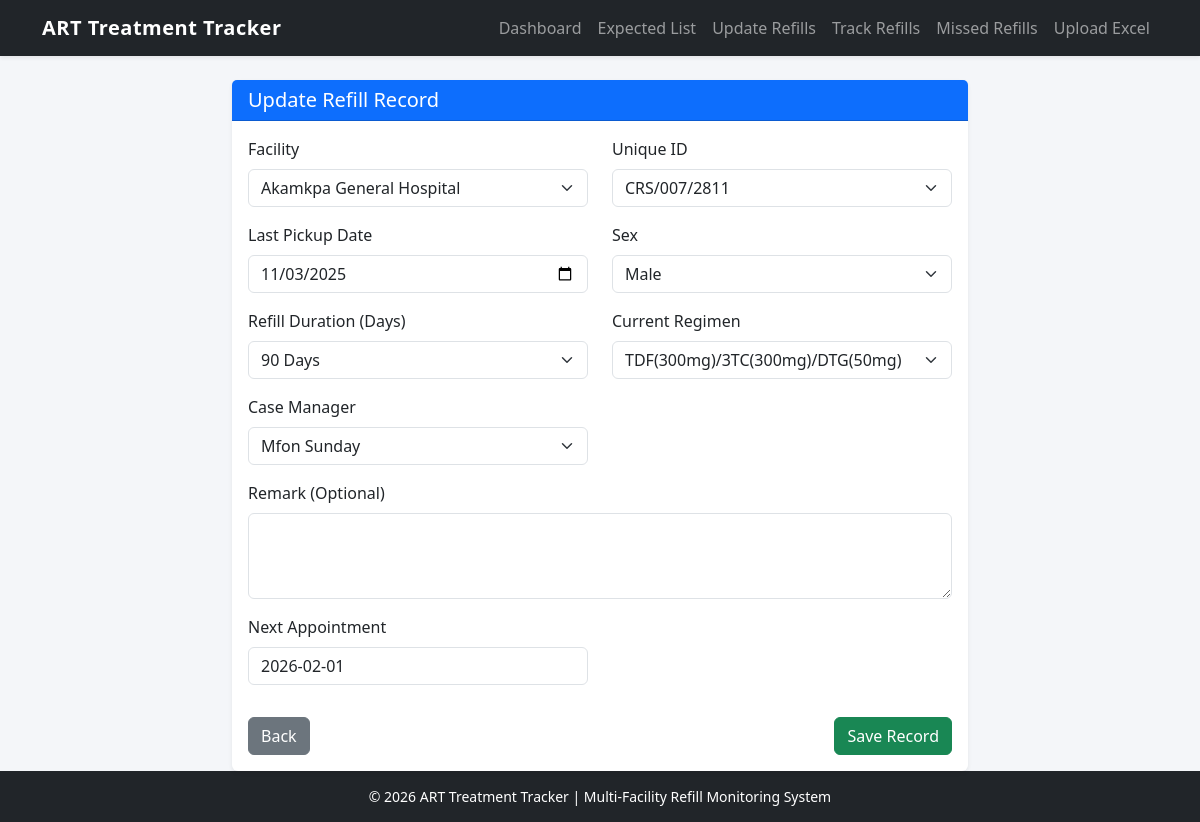
The app's page /refills/edit/2568/, older data.
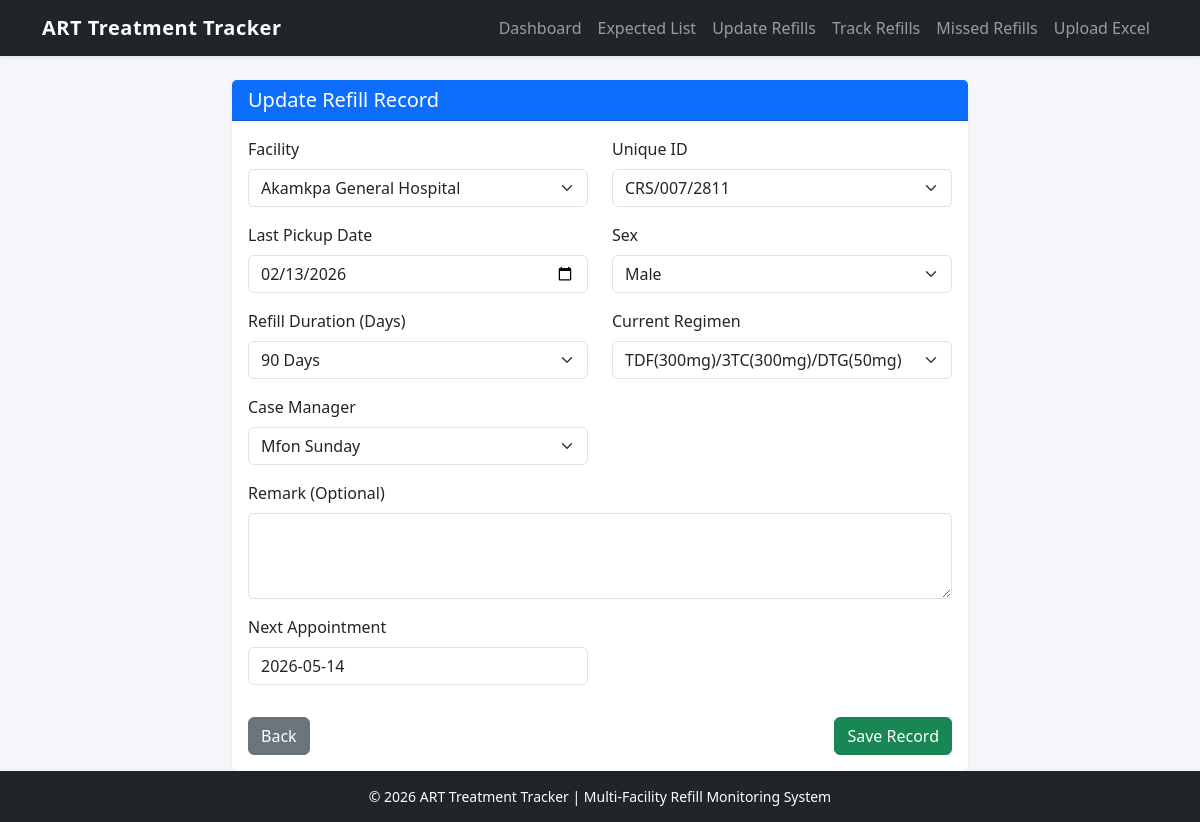
The same page, newer data.
### refills/models.py (models this page shows, shortened)
class Refill(models.Model):
    REFILL_DAY_CHOICES = (
        (30, "30 Days"),
        (60, "60 Days"),
        (90, "90 Days"),
        (180, "180 Days"),
    )
    SEX_CHOICES = (
        ('Male', 'Male'),
        ('Female', 'Female'),
    )
    STATUS_CHOICES = (
        ('Active', 'Active'),
        ('Active Restart', 'Active Restart'),
        ('Inactive', 'Inactive'),
    )
    facility = models.ForeignKey(
        'Facility',
        on_delete=models.CASCADE,
        related_name="refills"
    )
    unique_id = models.CharField(max_length=100)
    last_pickup_date = models.DateField()
    sex = models.CharField(max_length=10, choices=SEX_CHOICES)
    months_of_refill_days = models.IntegerField(choices=REFILL_DAY_CHOICES)
    current_regimen = models.CharField(max_length=255)
    case_manager = models.CharField(max_length=255)
    remark = models.TextField(blank=True, null=True)
    current_art_status = models.CharField(
        max_length=20,
        choices=STATUS_CHOICES,
        default='Active'
    )
    next_appointment = models.DateField(blank=True, null=True)
    expected_iit_date = models.DateField(blank=True, null=True)
    missed_appointment = models.BooleanField(default=False)
    created_at = models.DateTimeField(auto_now_add=True)
    class Meta:
        unique_together = ('facility', 'unique_id')
        ordering = ['-last_pickup_date']
        indexes = [
            models.Index(fields=['facility']),
            models.Index(fields=['next_appointment']),
            models.Index(fields=['last_pickup_date']),
        ]

### refills/views.py (the view, shortened to what this page needs)
# urls.py: path('refills/edit/<int:pk>/', views.refill_update, name='refill_edit'),
def refill_update(request, pk):
    refill = get_object_or_404(Refill, pk=pk)
    form = RefillForm(request.POST or None, instance=refill)
    return render(request, "refill_form.html", {"form": form})

### refills/models.py (called while the page is built)
    def __str__(self):
        return self.name

### templates/refill_form.html (shortened to what this page needs)
{% extends 'base.html' %}
{% block content %}
<div class="row justify-content-center">
    <div class="col-lg-8">
        <div class="card shadow-sm border-0">
            <div class="card-header bg-primary text-white">
                <h5 class="mb-0">
                    {% if form.instance.pk %}
                    Update Refill Record
                    {% else %}
                    Add New Refill
                    {% endif %}
                </h5>
            </div>
            <div class="card-body">
                <form method="post">
                    <div class="row">
                        <div class="col-md-6 mb-3">
                            <label class="form-label">Facility</label>
                            {{ form.facility }}
                        </div>
                        <div class="col-md-6 mb-3">
                            <label class="form-label">Unique ID</label>
                            {{ form.unique_id }}
                        </div>
                        <div class="col-md-6 mb-3">
                            <label class="form-label">Last Pickup Date</label>
                            {{ form.last_pickup_date }}
                        </div>
                        <div class="col-md-6 mb-3">
                            <label class="form-label">Sex</label>
                            {{ form.sex }}
                        </div>
                        <div class="col-md-6 mb-3">
                            <label class="form-label">Refill Duration (Days)</label>
                            {{ form.months_of_refill_days }}
                        </div>
                        <div class="col-md-6 mb-3">
                            <label class="form-label">Current Regimen</label>
                            {{ form.current_regimen }}
                        </div>
                        <div class="col-md-6 mb-3">
                            <label class="form-label">Case Manager</label>
                            {{ form.case_manager }}
                        </div>
                        <div class="col-md-12 mb-3">
                            <label class="form-label">Remark (Optional)</label>
                            {{ form.remark }}
                        </div>
                        <div class="col-md-6 mb-3">
                            <label class="form-label">Next Appointment</label>
                            <input type="text" class="form-control"
                                value="{{ form.instance.next_appointment|date:'Y-m-d' }}" readonly>
                        </div>
                    </div>
                    <div class="d-flex justify-content-between mt-3">
                        <a href="{% url 'refill_list' %}" class="btn btn-secondary">
                            Back
                        </a>
                        <button type="submit" class="btn btn-success">
                            Save Record
                        </button>
                    </div>
                </form>
            </div>
        </div>
    </div>
</div>
{% endblock %}

### templates/base.html (shortened to what this page needs)
{% load static %}
<!DOCTYPE html>
<html lang="en">
    <head>
        <link href="https://cdn.jsdelivr.net/npm/bootstrap@5.3.2/dist/css/bootstrap.min.css" rel="stylesheet">
    </head>
    <body>
        <nav class="navbar navbar-expand-lg navbar-dark bg-dark shadow-sm">
            <div class="container">
                <a class="navbar-brand" href="{% url 'dashboard' %}">
                    ART Treatment Tracker
                </a>
                <div class="collapse navbar-collapse" id="navbarNav">
                    <ul class="navbar-nav ms-auto">
                        <li class="nav-item">
                            <a class="nav-link {% if request.resolver_match.url_name == 'dashboard' %}active{% endif %}"
                                href="{% url 'dashboard' %}">
                                Dashboard
                            </a>
                        </li>
                        <li class="nav-item">
                            <a class="nav-link {% if request.resolver_match.url_name == 'refill_list' %}active{% endif %}"
                                href="{% url 'refill_list' %}">
                                Expected List
                            </a>
                        </li>
                        <li class="nav-item">
                            <a class="nav-link {% if request.resolver_match.url_name == 'daily_refill_list' %}active{% endif %}"
                                href="{% url 'daily_refill_list' %}">
                                Update Refills
                            </a>
                        </li>
                        <li class="nav-item">
                            <a class="nav-link {% if request.resolver_match.url_name == 'daily_refill_list' %}active{% endif %}"
                                href="{% url 'track_refills' %}">
                                Track Refills
                            </a>
                        </li>
                        <li class="nav-item">
                            <a class="nav-link {% if request.resolver_match.url_name == 'refill_add' %}active{% endif %}"
                                href="{% url 'missed_refills' %}">
                                Missed Refills
                            </a>
                        </li>
                        <li class="nav-item">
                            <a class="nav-link {% if request.resolver_match.url_name == 'upload_excel' %}active{% endif %}"
                                href="{% url 'upload_excel' %}">
                                Upload Excel
                            </a>
                        </li>
                    </ul>
                </div>
            </div>
        </nav>
        <div class="container mt-4 content-wrapper">
            {% block content %}
            {% endblock %}
        </div>
        <footer class="text-center">
            <div class="container">
                <p>
                    © 2026 ART Treatment Tracker |
                    Multi-Facility Refill Monitoring System
                </p>
            </div>
        </footer>
    </body>
</html>

### templates/base.html (style rules this page uses)
body { background-color: #f4f6f9; }
.navbar-brand { font-weight: 600; letter-spacing: 0.5px; }
.content-wrapper { min-height: 80vh; }
footer { background-color: #212529; color: #ffffff; padding: 15px 0; font-size: 14px; }
footer p { margin: 0; }

Row changes from the older to the newer data that the page shows:
no longer on this page (row unchanged): Refill: current_regimen "TDF(300mg)/3TC(300mg)/DTG(50mg)"
changed Refill "Akamkpa General Hospital": last_pickup_date "11/03/2025" → "02/13/2026"; instance.next_appointment "2026-02-01" → "2026-05-14"
